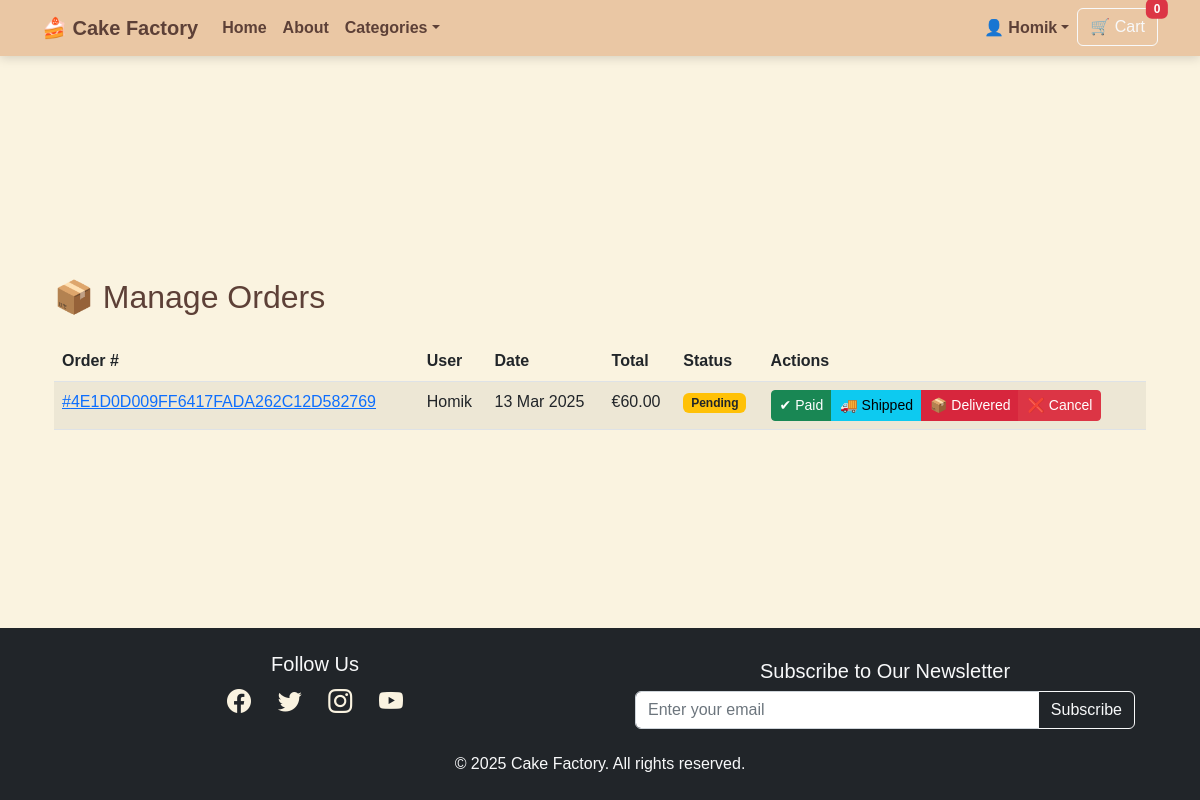
Before: /users/manage/orders/ (signed in) with the older database file.
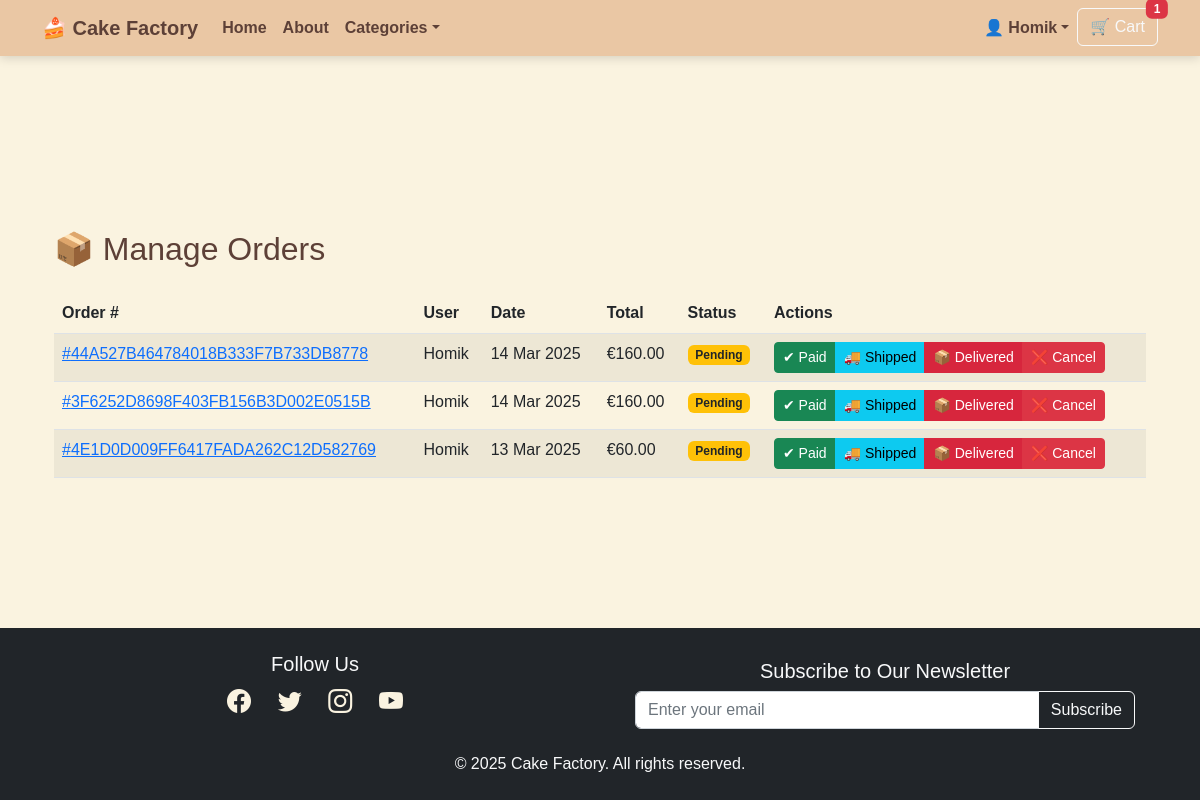
After: the same page with the newer database file.
### orders/models.py (models this page shows, shortened)
class Order(models.Model):
    ORDER_STATUS = [
        ("pending", "Pending"),
        ("paid", "Paid"),
        ("shipped", "Shipped"),
        ("delivered", "Delivered"),
        ("cancelled", "Cancelled"),
        ("failed", "Failed"),
    ]
    user = models.ForeignKey(
        settings.AUTH_USER_MODEL,
        on_delete=models.SET_NULL,
        null=True,
        blank=True,
        related_name="orders"
    )
    order_number = models.CharField(max_length=32, null=False, editable=False, unique=True)
    full_name = models.CharField(max_length=50)
    email = models.EmailField(max_length=254)
    phone_number = models.CharField(max_length=20)
    country = models.CharField(max_length=40)
    postcode = models.CharField(max_length=20, null=True, blank=True)
    town_or_city = models.CharField(max_length=40)
    street_address1 = models.CharField(max_length=80)
    street_address2 = models.CharField(max_length=80, null=True, blank=True)
    county = models.CharField(max_length=80, null=True, blank=True)
    billing_full_name = models.CharField(max_length=50, blank=True, null=True)
    billing_phone_number = models.CharField(max_length=20, blank=True, null=True)
    billing_country = models.CharField(max_length=40, blank=True, null=True)
    billing_postcode = models.CharField(max_length=20, blank=True, null=True)
    billing_town_or_city = models.CharField(max_length=40, blank=True, null=True)
    billing_street_address1 = models.CharField(max_length=80, blank=True, null=True)
    billing_street_address2 = models.CharField(max_length=80, blank=True, null=True)
    billing_county = models.CharField(max_length=80, blank=True, null=True)
    delivery_date = models.DateField(null=True, blank=True)
    delivery_time = models.TimeField(null=True, blank=True)
    date = models.DateTimeField(auto_now_add=True)
    created_at = models.DateTimeField(auto_now_add=True)
    updated_at = models.DateTimeField(auto_now=True)
    status = models.CharField(
        max_length=20,
        choices=ORDER_STATUS,
        default="pending"
    )
    delivery_cost = models.DecimalField(max_digits=6, decimal_places=2, default=0)
    order_total = models.DecimalField(max_digits=10, decimal_places=2, default=0)
    grand_total = models.DecimalField(max_digits=10, decimal_places=2, default=0)

### users/models.py (models this page shows)
class CustomUser(AbstractUser):
    stripe_customer_id = models.CharField(max_length=50, blank=True, null=True, unique=True)
    shipping_full_name = models.CharField(max_length=100, blank=True, null=True)
    shipping_phone = models.CharField(max_length=20, blank=True, null=True)
    shipping_street_address1 = models.CharField(max_length=255, blank=True, null=True)
    shipping_street_address2 = models.CharField(max_length=255, blank=True, null=True)
    shipping_city = models.CharField(max_length=100, blank=True, null=True)
    shipping_postcode = models.CharField(max_length=20, blank=True, null=True)
    shipping_country = CountryField(blank_label="Select country", blank=True, null=True)
    billing_full_name = models.CharField(max_length=100, blank=True, null=True)
    billing_phone = models.CharField(max_length=20, blank=True, null=True)
    billing_street_address1 = models.CharField(max_length=255, blank=True, null=True)
    billing_street_address2 = models.CharField(max_length=255, blank=True, null=True)
    billing_city = models.CharField(max_length=100, blank=True, null=True)
    billing_postcode = models.CharField(max_length=20, blank=True, null=True)
    billing_country = CountryField(blank_label="Select country", blank=True, null=True)
    def __str__(self):
        return self.username

### users/views.py (the view)
# urls.py: path("manage/orders/", views.manage_orders, name="manage_orders"),
@login_required
@user_passes_test(lambda u: u.is_superuser)
def manage_orders(request):
    orders = Order.objects.all().order_by("-created_at")
    return render(request, "users/manage_orders.html", {"orders": orders})

### orders/context_processors.py (called while the page is built)
def cart_context(request):
    cart_items = 0
    cart_total_price = 0.0
    if request.user.is_authenticated:
        cart_items_qs = CartItem.objects.filter(user=request.user)
        cart_items = sum(item.quantity for item in cart_items_qs)
        cart_total_price = sum(item.line_total for item in cart_items_qs)
    else:
        session_cart = request.session.get("cart", {})
        cart_items = sum(item["quantity"] for item in session_cart.values())
        cart_total_price = sum(float(item["price"]) * int(item["quantity"]) for item in session_cart.values())
    return {"cart_items": cart_items, "cart_total_price": cart_total_price}

### orders/models.py (called while the page is built)
    @property
    def adjusted_price(self):
        SIZE_PRICE_ADJUSTMENT = {
            "Small": 0,
            "Large": 20,
            "X-large": 40
        }
        base_price = self.product.price or 0
        size_adjustment = SIZE_PRICE_ADJUSTMENT.get(self.size.name if self.size else "Small", 0)
        return base_price + size_adjustment

    @property
    def line_total(self):
        return self.adjusted_price * self.quantity

### products/context_processors.py (called while the page is built)
def categories_context(request):
    return {
        'categories': Category.objects.all()
    }

### users/templates/users/manage_orders.html (shortened to what this page needs)
{% extends "base.html" %}
{% block content %}
<div class="container">
    <h2 class="mb-4">📦 Manage Orders</h2>
    {% if orders %}
    <table class="table table-striped">
        <thead>
            <tr>
                <th>Order #</th>
                <th>User</th>
                <th>Date</th>
                <th>Total</th>
                <th>Status</th>
                <th>Actions</th>
            </tr>
        </thead>
        <tbody>
            {% for order in orders %}
            <tr>
                <td><a href="{% url 'order_detail' order.order_number %}">#{{ order.order_number }}</a></td>
                <td>{{ order.user|default:"Guest" }}</td>
                <td>{{ order.created_at|date:"d M Y" }}</td>
                <td>€{{ order.grand_total|floatformat:2 }}</td>
                <td>
                    <span class="badge {% if order.status == 'paid' %}bg-success{% elif order.status == 'pending' or order.status == 'failed' %}bg-warning text-dark{% else %}bg-secondary{% endif %}">
                        {{ order.get_status_display }}
                    </span>
                </td>
                <td>
                    <div class="btn-group">
                        <a href="{% url 'update_order_status' order.order_number 'paid' %}" class="btn btn-sm btn-success">✔ Paid</a>
                        <a href="{% url 'update_order_status' order.order_number 'shipped' %}" class="btn btn-sm btn-info">🚚 Shipped</a>
                        <a href="{% url 'update_order_status' order.order_number 'delivered' %}" class="btn btn-sm btn-primary">📦 Delivered</a>
                        <a href="{% url 'update_order_status' order.order_number 'cancelled' %}" class="btn btn-sm btn-danger">❌ Cancel</a>
                    </div>
                </td>
            </tr>
            {% endfor %}
        </tbody>
    </table>
    {% else %}
    <p class="alert alert-warning">No orders found.</p>
    {% endif %}
</div>
{% endblock %}

### templates/base.html (shortened to what this page needs)
{% load static %}
<!DOCTYPE html>
<html lang="en">
<head>
    <link href="https://cdn.jsdelivr.net/npm/bootstrap-icons/font/bootstrap-icons.css" rel="stylesheet">
    <link href="https://cdn.jsdelivr.net/npm/bootstrap@5.2.3/dist/css/bootstrap.min.css" rel="stylesheet">
    <link href="{% static 'css/styles.css' %}" rel="stylesheet">
</head>
<body class="{% if request.resolver_match.url_name == 'home' %}homepage{% endif %}">
    <nav class="navbar navbar-expand-lg navbar-dark fixed-top glass-navbar">
        <div class="container">
            <a class="navbar-brand fw-bold" href="{% url 'home' %}">🍰 Cake Factory</a>
            <div class="collapse navbar-collapse" id="navbarContent">
                <ul class="navbar-nav me-auto">
                    <li class="nav-item"><a class="nav-link" href="{% url 'home' %}">Home</a></li>
                    <li class="nav-item"><a class="nav-link" href="{% url 'about' %}">About</a></li>
                    <li class="nav-item dropdown">
                        <a class="nav-link dropdown-toggle" href="#" id="categoriesDropdown" role="button"
                            data-bs-toggle="dropdown">Categories</a>
                    </li>
                </ul>
                <ul class="navbar-nav ms-auto">
                    <li class="nav-item dropdown">
                        <a class="nav-link dropdown-toggle" href="#" id="accountDropdown" role="button"
                            data-bs-toggle="dropdown">{% if user.is_authenticated %}👤 {{ user.username }}{% else %}My
                            Account{% endif %}</a>
                    </li>
                    {% if request.resolver_match.url_name != "checkout" %}
                    <li class="nav-item">
                        <a class="btn btn-outline-light position-relative" href="{% url 'cart_view' %}">
                            🛒 Cart
                            <span class="position-absolute top-0 start-100 translate-middle badge bg-danger">
                                {{ cart_items|default:0 }}
                            </span>
                        </a>
                    </li>
                    {% endif %}
                </ul>
            </div>
        </div>
    </nav>
    <main class="container py-5">
        {% block content %}{% endblock %}
    </main>
    <footer class="footer bg-dark text-light py-4">
        <div class="container text-center">
            <div class="row align-items-center">
                <div class="col-md-6 mb-3">
                    <h5>Follow Us</h5>
                    <div class="social-icons">
                        <a href="https://www.facebook.com/profile.php?id=61573954506260" target="_blank"><i
                                class="bi bi-facebook"></i></a>
                        <a href="https://twitter.com/yourpage" target="_blank"><i class="bi bi-twitter"></i></a>
                        <a href="https://www.instagram.com/yourpage" target="_blank"><i class="bi bi-instagram"></i></a>
                        <a href="https://www.youtube.com/yourchannel" target="_blank"><i class="bi bi-youtube"></i></a>
                    </div>
                </div>
                <div class="col-md-6">
                    <h5>Subscribe to Our Newsletter</h5>
                    <form id="newsletter-form" method="POST" action="{% url 'newsletter_signup' %}" class="newsletter">
                        <div class="input-group">
                            <input type="email" name="email" class="form-control" placeholder="Enter your email"
                                required>
                            <button class="btn btn-outline-light" type="submit">Subscribe</button>
                        </div>
                    </form>
                </div>
            </div>
            <p class="mt-3 mb-0">&copy; 2025 Cake Factory. All rights reserved.</p>
        </div>
    </footer>
</body>
</html>

Changed rows visible on the page:
added Order: order_number "44A527B464784018B333F7B733DB8778", user "Homik", created_at "14 Mar 2025", grand_total "160.00", status "Pending"
added Order: order_number "3F6252D8698F403FB156B3D002E0515B", user "Homik", created_at "14 Mar 2025", grand_total "160.00", status "Pending"
Other visible differences:
{{ cart_items|default:0 }}: "0" → "1"
